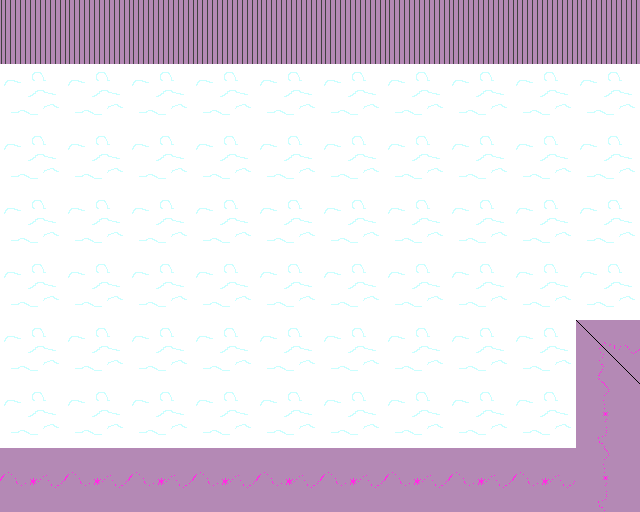

A 2D game scene composited from a Tiled map and its tileset images. What follows is a short description and the map's XML, with each tile layer's data collapsed to a summary:
An orthogonal 10x8 tile map with 64x64 px tiles, 1 tile layer (Tile Layer 1).

<map version="1.0" orientation="orthogonal" width="10" height="8" tilewidth="64" tileheight="64">
 <tileset firstgid="1" name="tileset" tilewidth="64" tileheight="64">
  <image source="../tileset.png" width="320" height="320" />
  <tile id="0">
   <properties>
    <property name="components" value="Solid" />
   </properties>
  </tile>
  <tile id="1">
   <properties>
    <property name="components" value="Solid" />
   </properties>
  </tile>
  <tile id="2">
   <properties>
    <property name="components" value="Solid" />
   </properties>
  </tile>
  <tile id="5">
   <properties>
    <property name="components" value="Solid" />
   </properties>
  </tile>
  <tile id="6">
   <properties>
    <property name="components" value="Solid" />
   </properties>
  </tile>
  <tile id="7">
   <properties>
    <property name="components" value="Solid" />
   </properties>
  </tile>
  <tile id="10">
   <properties>
    <property name="components" value="Solid" />
   </properties>
  </tile>
  <tile id="11">
   <properties>
    <property name="components" value="Solid" />
   </properties>
  </tile>
  <tile id="12">
   <properties>
    <property name="components" value="Floor" />
   </properties>
  </tile>
  <tile id="14">
   <properties>
    <property name="components" value="Solid" />
   </properties>
  </tile>
  <tile id="16">
   <properties>
    <property name="components" value="Solid" />
   </properties>
  </tile>
  <tile id="18">
   <properties>
    <property name="components" value="Solid" />
   </properties>
  </tile>
 </tileset>
 <layer name="Tile Layer 1" width="10" height="8">
  <data>[80 cells, 80 non-empty, 5 distinct tile ids]</data>
 </layer>
</map>
